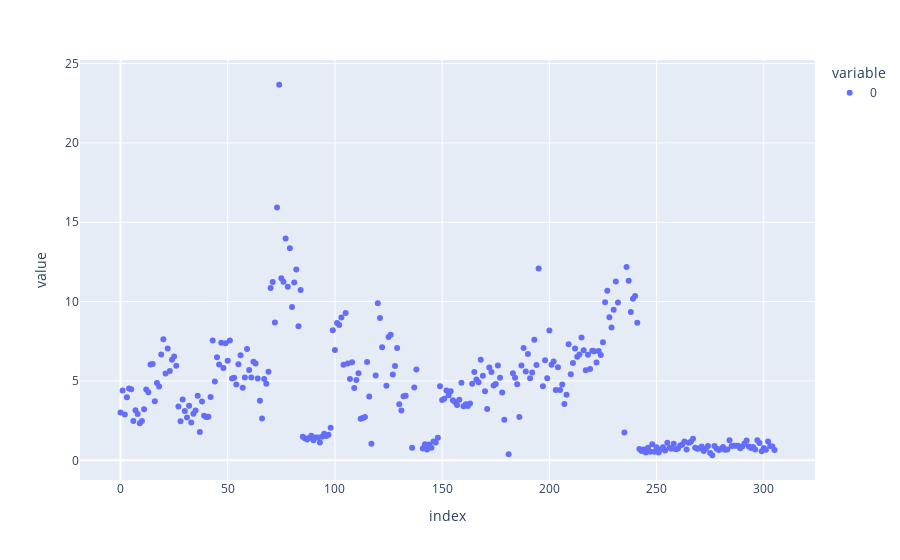

Notebook code cell kept with this figure:
### Code cell
px.scatter(percentage_stop['gc2']/percentage_stop['grl2'])

### Figure 1 — Plotly figure (JSON) as saved in the notebook; plotly's stock layout.template omitted (floating-point values rounded to 4 significant figures; data arrays with more than 128 entries replaced by an {"elided": "..."} marker saying what was removed)
{"data": [{"hovertemplate": "variable=0<br>index=%{x}<br>value=%{y}<extra></extra>", "legendgroup": "0", "marker": {"color": "#636efa", "symbol": "circle"}, "mode": "markers", "name": "0", "orientation": "v", "showlegend": true, "type": "scatter", "x": {"elided": "306 int values"}, "xaxis": "x", "y": {"elided": "306 float values"}, "yaxis": "y"}], "layout": {"legend": {"title": {"text": "variable"}, "tracegroupgap": 0}, "margin": {"t": 60}, "xaxis": {"anchor": "y", "domain": [0, 1], "title": {"text": "index"}}, "yaxis": {"anchor": "x", "domain": [0, 1], "title": {"text": "value"}}}}
